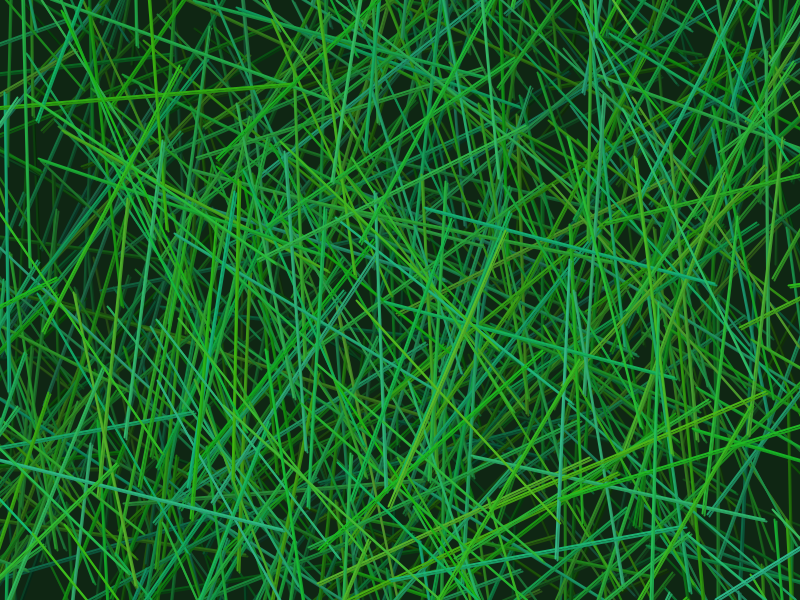
Frame 1 (no input)
Frame 60 (the mouse pressed at the canvas centre just before this capture): identical to frame 1, image omitted
Frame 120 (the mouse held since frame 60 and released just before this capture): identical to frame 1, image omitted

The Processing sketch that drew this single still picture (run headless with seeded random() and noise(); from frame 60 on, the mouse is pressed at the canvas centre):

// Processing sketch: processing_11978
// ── processing_11978.pde

int numberOfObj = 800;
int needleLength = 300;
int x1, y1, x2, y2, c1, c2;
int curvatureAmount;
color pineColor,hueAnchor,satAnchor,brightAnchor;


void setup(){
  
size(800,600);
colorMode(HSB,360,100,100,100);

drawNeedles();

}


void draw() {
}



void drawNeedles() {

noFill();
strokeCap(ROUND);
strokeWeight(1);

  int upOrDown=0;
  hueAnchor=floor(map(mouseY,0,height,130,30));
  satAnchor=floor(map(mouseY,0,height,80,40));
    background(hueAnchor,satAnchor-20,15);
 
  for (int i=0;i<numberOfObj;i++) {
    pineColor=color(hueAnchor+random(-30,30),satAnchor+random(-10,10),15+(i*50/numberOfObj));
    stroke(pineColor);
    x1=floor(random(0,width));
    y1=floor(random(0,height));
  x2=x1+floor(random(-needleLength,needleLength));
    curvatureAmount=floor(map(mouseX,0,width,0,x2-x1));
    curvatureAmount+=random(curvatureAmount/-5,curvatureAmount/5);
    
  if (upOrDown%2==0) {
  y2=y1+floor(sqrt(sq(needleLength)-sq(x2-x1)));
  }
  
  else {
      y2=y1-floor(sqrt(sq(needleLength)-sq(x2-x1)));
  }
  
upOrDown++;

  bezier(x1+2,y1+2,x1+curvatureAmount,y1+2,x2+2,y2+2,x2+2,y2+2);
  stroke(hue(pineColor),saturation(pineColor),brightness(pineColor)+10);
  strokeWeight(2);
  bezier(x1,y1,x1+curvatureAmount,y1,x2,y2,x2,y2);
  
  }
  
}



void frame() {
  noStroke();
  fill(100);
  rect(0,0,width,needleLength/2);
  rect(width-needleLength/2,0,width,height);
  rect(0,0,needleLength/2,height);
  rect(0,height-needleLength/2,width,height);
}


void mouseReleased() {

    drawNeedles();

}

//void keyReleased() {
//  background(360);
//}
